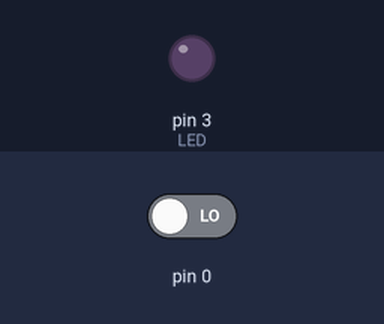
The sketch below on a simulated Arduino Uno, built with avr-gcc and run on an emulated ATmega328P. Shown: output pins drawn as LEDs (lit = HIGH). Inputs (shaded band) come from the test bench; at power-on: pin 0 LOW.

Above: at 1.2 s.
1.3 s: pin 0 driven HIGH
At 1.6 s:
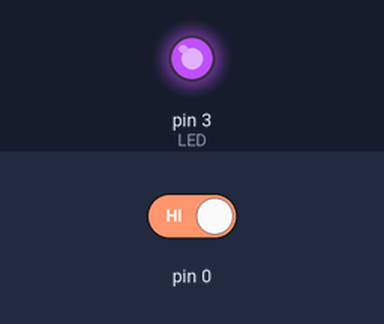
2.8 s: pin 0 driven LOW
At 4.0 s:
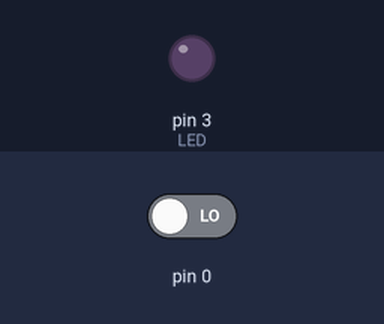
Timing chart, 0 to 5.8 s (numbered marks = the images above; inputs shaded):
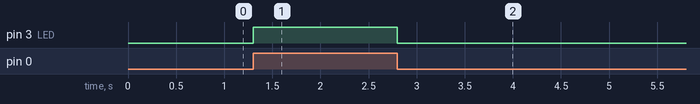

Measured:
- after the input at 1.3 s, pin 3 (LED): LOW → HIGH at once
- after the input at 2.8 s, pin 3 (LED): HIGH → LOW at once

The sketch:

sketch.ino
```cpp
#include <SoftwareSerial.h>

int SW = 2;
int LED = 3;

void setup(){
  pinMode(SW, INPUT);
  pinMode(LED, OUTPUT);
}

void loop(){
  if(digitalRead(2==HIGH)){
    digitalWrite(LED, HIGH);
  }
  else{
    digitalWrite(LED, LOW);
  }
}
```
